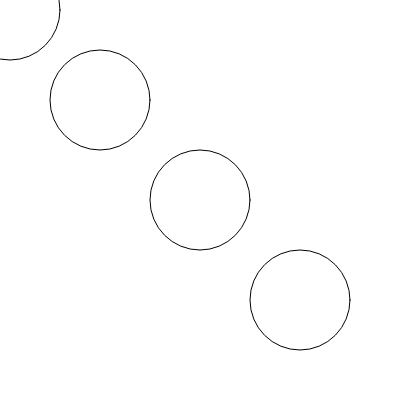
Frame 1 (no input)
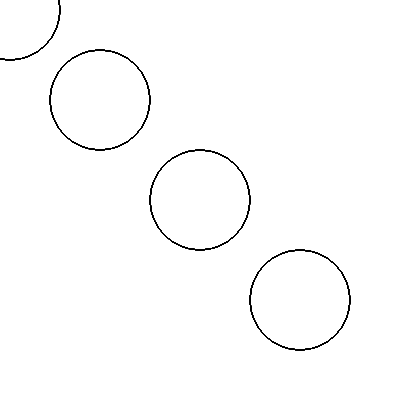
Frame 60 (no input)
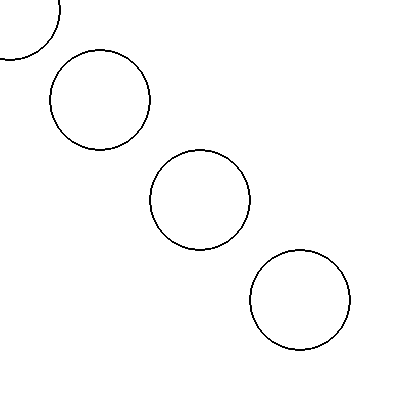
Frame 120 (the mouse pressed at the canvas centre since frame 60)

The p5.js sketch that drew these frames (run headless with seeded random() and noise() and a simulated clock; from frame 60 on, the mouse is pressed at the canvas centre):

// p5.js sketch
// ── sketch.js
 function setup() {
  createCanvas(400, 400);
  stroke(0);
  noFill();
}

function draw() {
  ball1();
  ball2();
  ball3();
  ball4();
}

function ball1(){
  ellipse(10,10,100,100);
}
function ball2(){
  ellipse(100,100,100,100);
}
function ball3(){
  ellipse(200,200,100,100);
}
function ball4(){
  ellipse(300,300,100,100);
}
